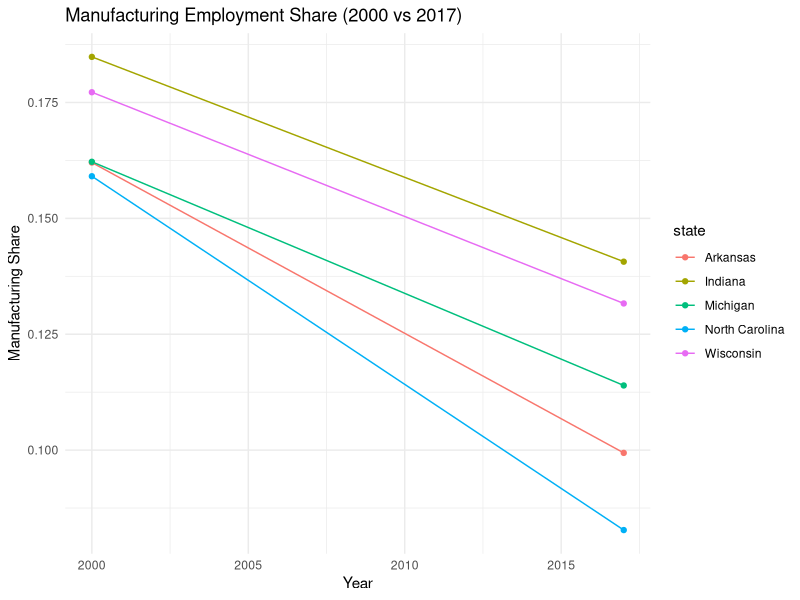
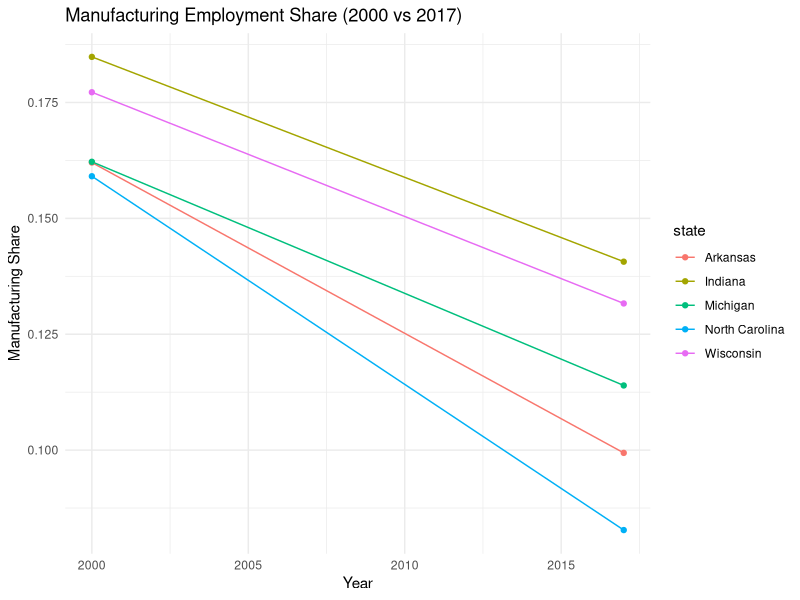
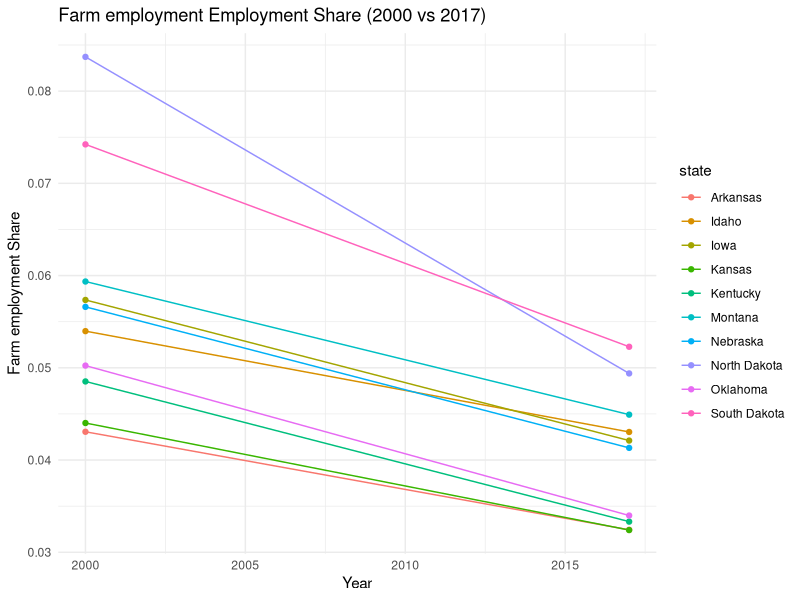
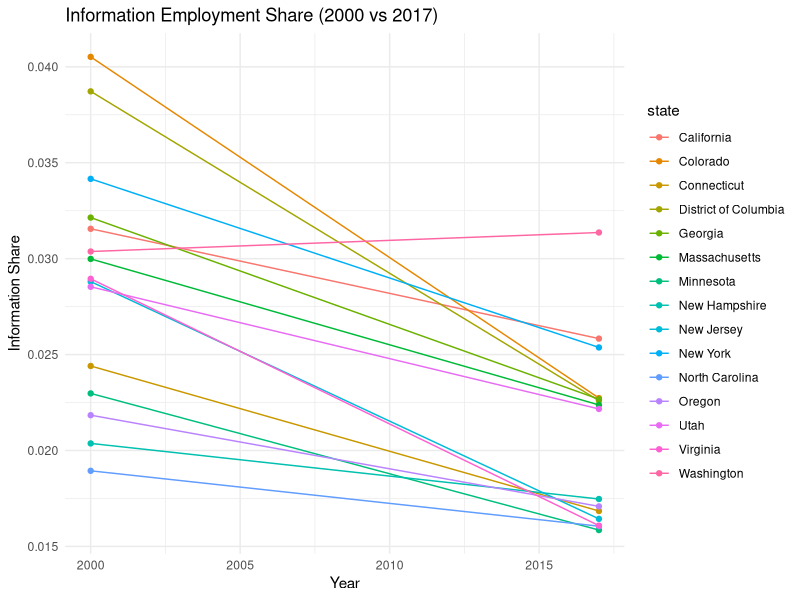
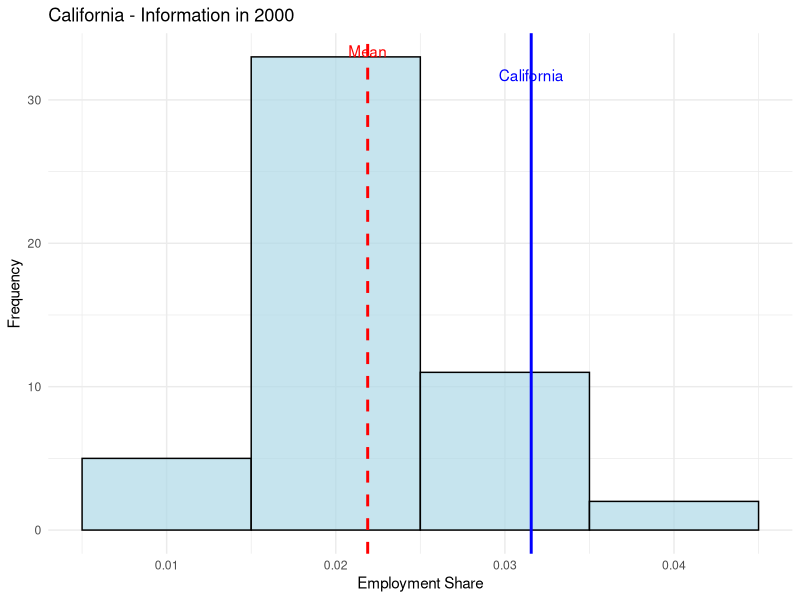
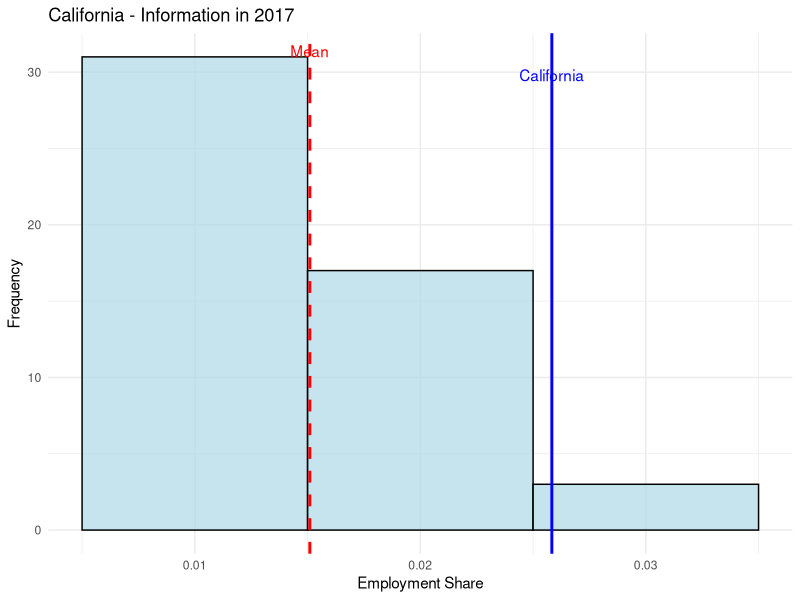
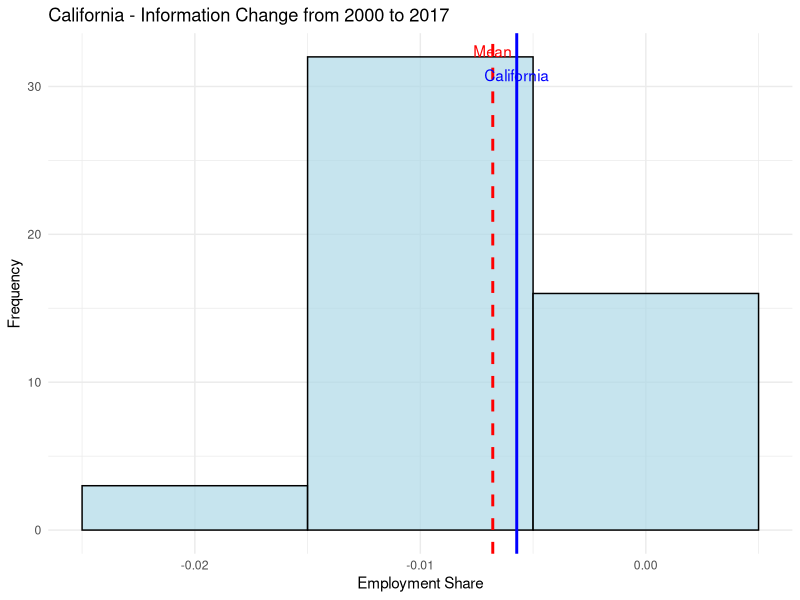

The R source for these figures, in order:
setwd("C:/Users/joses/OneDrive/Documents/GitHub/problem-set-1-JSerr2")

df_industry <- read.csv("SAEMP25N by industry.csv")
df_total <- read.csv("SAEMP25N total.csv")

library(tidyverse)

## Question 1 ##
clean_industry <- df_industry %>% 
  filter(Description != "By industry")
  

## Fixing industry data ##
industry_long <- clean_industry %>% 
  pivot_longer(
    cols = starts_with("X"),
    names_to = "year",
    names_prefix = "X",
    values_to = "employment"
  )

panel_data_industry <- industry_long %>% 
  pivot_wider(
    id_cols = c(GeoName, year),
    names_from = Description,
    values_from = employment
  )

panel_data_industry <- panel_data_industry %>% 
  rename(state = GeoName) %>% 
  mutate(year = as.integer(year))


## fixing total employment data##
df_total_long <- df_total %>% 
  pivot_longer(cols = starts_with("X"),
               names_to = "year",
               names_prefix = "X",
               values_to = "total_employment") %>% 
  mutate(year = as.numeric(year))

df_total_long <- df_total_long %>% 
  rename(state = GeoName) %>% 
  mutate(year = as.integer(year))

df_total_long <- df_total_long %>% 
  select(-c("GeoFips"))

 
## merging data and getting shares of employment ##
merged_df <- panel_data_industry %>% 
  inner_join(df_total_long, by = c("state" = "state", "year" = "year"))

industry_columns <- colnames(merged_df)[3:(ncol(merged_df) - 1)]

for (col in industry_columns) {
  non_numeric <- merged_df %>% filter(!grepl("^[0-9.]+$", .data[[col]]))
  if (nrow(non_numeric) > 0) {
    print(paste("Non-numeric values found in column:", col))
    print(non_numeric)
  }
}

merged_df[industry_columns] <- merged_df[industry_columns] %>%
  mutate(across(everything(), ~ as.numeric(gsub("[^0-9.]", "", .))))

merged_df$total_employment <- as.numeric(merged_df$total_employment)

merged_df[industry_columns] <- merged_df[industry_columns] / merged_df$total_employment

final_data <- merged_df %>% 
  select(-total_employment)

## Exporting data ##

write.csv(final_data, "data.csv", row.names = FALSE)

## Question 2 ##

# Function
colnames(final_data) <- trimws(colnames(final_data))

find_top_states <- function(num_states, industry, year){
  industry <- trimws(industry)
  filtered_data <- final_data[final_data$year == year, ]
  if (!(industry %in% colnames(filtered_data))) {
    stop("The specified industry is not found in the data frame.")
  }
  relevant_data <- filtered_data[, c("state", industry)]
  sorted_data <- relevant_data[order(relevant_data[[industry]], decreasing = TRUE ), ]
  top_states <- head(sorted_data$state, num_states)
  
  return(top_states)
}

## 2a ##

top_5_manufacturing <- find_top_states(5, "Manufacturing", 2000)

## 2b ##

manufacturing_data <- final_data %>% 
  filter(state %in% top_5_manufacturing, year %in% c(2000, 2017)) %>% 
  select(state, year, Manufacturing)

## 2c ##

ggplot(manufacturing_data, 
       aes(x = year, y = Manufacturing, color = state)) +
  geom_line() +
  geom_point() +
  labs(title = "Manufacturing Employment Share (2000 vs 2017)",
       x = "Year", y = "Manufacturing Share") +
  theme_minimal()

## 2d ##

industries <- c("Manufacturing", "Farm employment", "Information")
num_states <- c(5, 10, 15)
years <- c(2000, 2000, 2017)

for (i in seq_along(industries)) {
  
  top_states <- find_top_states(num_states[i], industries[i], years[i])
  
  industry_data <- final_data %>%
    filter(state %in% top_states, year %in% c(2000, 2017)) %>%
    select(state, year, all_of(industries[i]))
  
  plot <- ggplot(industry_data, aes(x = year, y = .data[[industries[i]]], color = state)) +
    geom_line() +
    geom_point() +
    labs(title = paste(industries[i], "Employment Share (2000 vs 2017)"),
         x = "Year", y = paste(industries[i], "Share")) +
    theme_minimal()
  
  print(plot)
}

## Question 3 ##

plot_state_in_distribution <- function(state, industry) {
  industry <- trimws(industry)
  
  data_2000 <- final_data %>%
    filter(year == 2000) %>%
    select(state, !!rlang::sym(industry))
  
  data_2017 <- final_data %>%
    filter(year == 2017) %>%
    select(state, !!rlang::sym(industry))
  
  data_diff <- data_2017 %>%
    inner_join(data_2000, by = "state", suffix = c("_2017", "_2000")) %>%
    mutate(change = .data[[paste0(industry, "_2017")]] - .data[[paste0(industry, "_2000")]])
  
  state_value_2000 <- data_2000 %>% filter(state == !!state) %>% pull(!!rlang::sym(industry))
  state_value_2017 <- data_2017 %>% filter(state == !!state) %>% pull(!!rlang::sym(industry))
  state_value_diff <- data_diff %>% filter(state == !!state) %>% pull(change)
  
  plot_histogram <- function(data, x, state_value, title) {
    mean_value <- mean(data[[x]], na.rm = TRUE)
    
    ggplot(data, aes_string(x = x)) +
      geom_histogram(binwidth = 0.01, fill = "lightblue", color = "black", alpha = 0.7) +
      geom_vline(aes(xintercept = mean_value), color = "red", linetype = "dashed", size = 1) +
      geom_vline(aes(xintercept = state_value), color = "blue", linetype = "solid", size = 1) +
      annotate("text", x = mean_value, y = Inf, label = "Mean", color = "red", vjust = 2) +
      annotate("text", x = state_value, y = Inf, label = state, color = "blue", vjust = 4) +
      labs(title = title, x = "Employment Share", y = "Frequency") +
      theme_minimal()
  }
  
  plot_2000 <- plot_histogram(data_2000, industry, state_value_2000, 
                              paste(state, "-", industry, "in 2000"))
  plot_2017 <- plot_histogram(data_2017, industry, state_value_2017, 
                              paste(state, "-", industry, "in 2017"))
  plot_diff <- plot_histogram(data_diff, "change", state_value_diff, 
                              paste(state, "-", industry, "Change from 2000 to 2017"))
  print(plot_2000)
  print(plot_2017)
  print(plot_diff)
}

plot_state_in_distribution("California", "Information")



